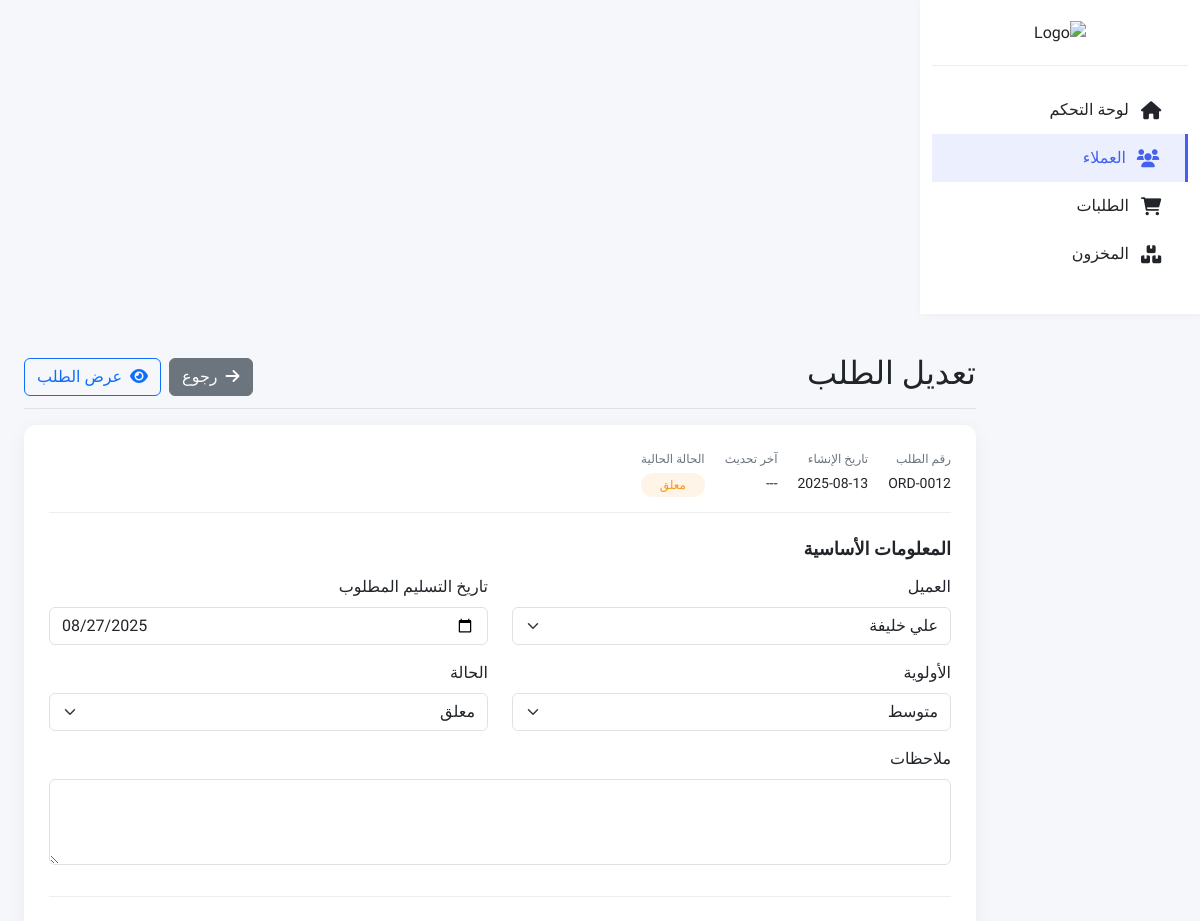
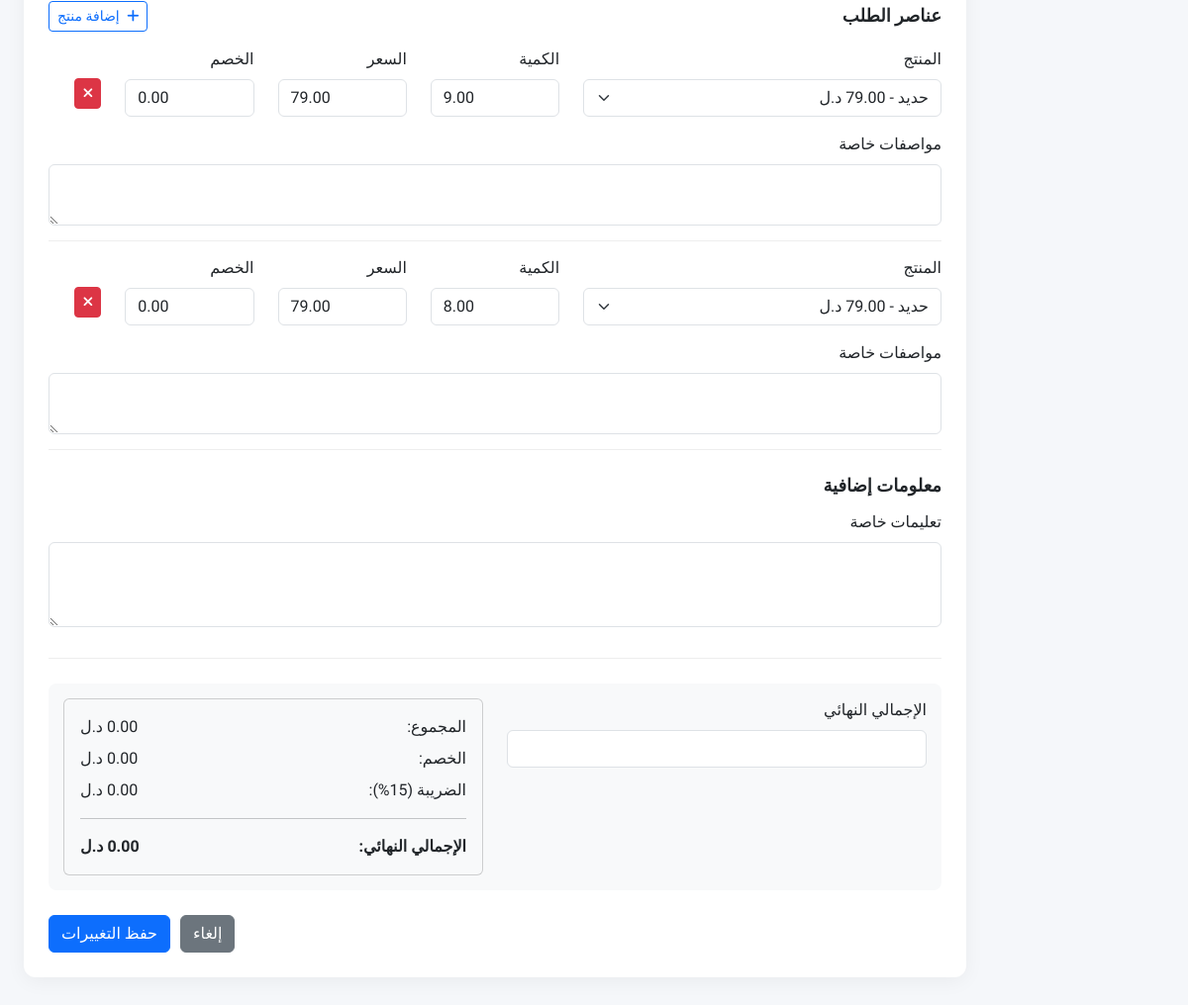
The page /edit_order.php?id=12 (signed in) on the database its author committed (2 pictures, top to bottom).
### tables this page shows
CREATE TABLE `orders` (
  `order_id` int(11) NOT NULL,
  `customer_id` int(11) NOT NULL,
  `order_date` timestamp NOT NULL DEFAULT current_timestamp(),
  `required_date` date DEFAULT NULL,
  `completed_date` timestamp NULL DEFAULT NULL,
  `status` enum('pending','approved','rejected','completed','design','production','ready','delivered','cancelled') DEFAULT 'pending',
  `approved_by` int(11) DEFAULT NULL,
  `approved_at` datetime DEFAULT NULL,
  `rejection_reason` text DEFAULT NULL,
  `priority` enum('low','medium','high','urgent') DEFAULT 'medium',
  `notes` text DEFAULT NULL,
  `created_by` int(11) NOT NULL
);

CREATE TABLE `customers` (
  `customer_id` int(11) NOT NULL,
  `name` varchar(100) NOT NULL,
  `phone` varchar(20) NOT NULL,
  `email` varchar(100) DEFAULT NULL,
  `address` text DEFAULT NULL,
  `company_name` varchar(100) DEFAULT NULL,
  `tax_number` varchar(50) DEFAULT NULL,
  `is_vip` tinyint(1) DEFAULT 0,
  `notes` text DEFAULT NULL,
  `created_by` int(11) NOT NULL,
  `created_at` timestamp NOT NULL DEFAULT current_timestamp(),
  `updated_at` timestamp NULL DEFAULT NULL ON UPDATE current_timestamp(),
  `id_proof_path` varchar(255) DEFAULT NULL COMMENT 'مسار ملف إثبات الهوية',
  `document_type` enum('id','commercial_license','other') DEFAULT NULL
);

CREATE TABLE `order_items` (
  `order_item_id` int(11) NOT NULL,
  `order_id` int(11) NOT NULL,
  `item_id` int(11) NOT NULL,
  `quantity` decimal(10,2) NOT NULL,
  `unit_price` decimal(10,2) NOT NULL,
  `discount` decimal(10,2) DEFAULT 0.00,
  `specifications` text DEFAULT NULL,
  `status` enum('pending','in_progress','completed','cancelled') DEFAULT 'pending'
);

CREATE TABLE `inventory` (
  `item_id` int(11) NOT NULL,
  `name` varchar(100) NOT NULL,
  `description` text DEFAULT NULL,
  `category_id` int(11) DEFAULT 1,
  `unit` enum('piece','pack','ream','box','kg','meter') NOT NULL,
  `current_quantity` decimal(10,2) DEFAULT 0.00,
  `min_quantity` decimal(10,2) DEFAULT 5.00,
  `cost_price` decimal(10,2) DEFAULT NULL,
  `selling_price` decimal(10,2) DEFAULT NULL,
  `barcode` varchar(50) DEFAULT NULL,
  `last_updated` timestamp NULL DEFAULT NULL ON UPDATE current_timestamp(),
  `image` varchar(255) DEFAULT 'default.png'
);

### edit_order.php (the view, shortened to what the rows shown need)
<?php
require_once __DIR__ . '/includes/db.php';
require_once __DIR__ . '/includes/functions.php';
$order_id = intval($_GET['id']);
try {
    $stmt = $db->prepare("
        SELECT o.*, c.name as customer_name, c.phone as customer_phone,
               c.email as customer_email, u.username as approved_by_name
        FROM orders o
        LEFT JOIN customers c ON o.customer_id = c.customer_id
        LEFT JOIN users u ON o.approved_by = u.user_id
        WHERE o.order_id = ?
    ");
    $stmt->execute([$order_id]);
    $order = $stmt->fetch(PDO::FETCH_ASSOC);
} catch (PDOException $e) {
    $_SESSION['error_message'] = "حدث خطأ أثناء جلب بيانات الطلب: " . $e->getMessage();
    header("Location: orders.php");
    exit();
}
try {
    $stmt = $db->prepare("
        SELECT oi.*, i.name as product_name, i.selling_price as default_price
        FROM order_items oi
        LEFT JOIN items i ON oi.item_id = i.item_id
        WHERE oi.order_id = ?
    ");
    $stmt->execute([$order_id]);
    $order_items = $stmt->fetchAll(PDO::FETCH_ASSOC);
} catch (PDOException $e) {
    $_SESSION['error_message'] = "حدث خطأ أثناء جلب عناصر الطلب: " . $e->getMessage();
    header("Location: orders.php");
    exit();
}
$customers = getCustomers($db);
$products = getProducts($db);
?>
<!DOCTYPE html>
<html lang="ar" dir="rtl">
<head>
    <link rel="stylesheet" href="https://cdnjs.cloudflare.com/ajax/libs/font-awesome/6.0.0-beta3/css/all.min.css">
    <link rel="stylesheet" href="https://cdn.jsdelivr.net/npm/bootstrap@5.3.0/dist/css/bootstrap.rtl.min.css">
    <link rel="stylesheet" href="css/style.css">
</head>
<body>
    <div class="container-fluid">
        <div class="row">
            <main class="col-md-9 ms-sm-auto col-lg-10 px-md-4 py-4">
                <div class="d-flex justify-content-between flex-wrap flex-md-nowrap align-items-center pt-3 pb-2 mb-3 border-bottom">
                    <h1 class="h2">تعديل الطلب</h1>
                </div>
                <div class="content-box">
                    <div class="order-header">
                        <div class="order-info">
                            <div class="info-item">
                                <span class="info-label">رقم الطلب</span>
                                <span class="info-value">ORD-<?= str_pad($order['order_id'], 4, '0', STR_PAD_LEFT) ?></span>
                            </div>
                            <div class="info-item">
                                <span class="info-label">تاريخ الإنشاء</span>
                                <span class="info-value"><?= date('Y-m-d', strtotime($order['order_date'])) ?></span>
                            </div>
                            <div class="info-item">
                                <span class="info-label">الحالة الحالية</span>
                                <?php
                                $statusConfig = [
                                    'pending' => ['label' => 'معلق', 'class' => 'badge-pending'],
                                    'approved' => ['label' => 'تمت الموافقة', 'class' => 'badge-approved'],
                                    'design' => ['label' => 'تصميم', 'class' => 'badge-design'],
                                    'production' => ['label' => 'إنتاج', 'class' => 'badge-production'],
                                    'ready' => ['label' => 'جاهز', 'class' => 'badge-ready'],
                                    'delivered' => ['label' => 'تم التسليم', 'class' => 'badge-delivered'],
                                    'completed' => ['label' => 'مكتمل', 'class' => 'badge-completed'],
                                    'cancelled' => ['label' => 'ملغى', 'class' => 'badge-cancelled'],
                                    'rejected' => ['label' => 'مرفوض', 'class' => 'badge-rejected']
                                ];
                                ?>
                                <span class="badge <?= $statusConfig[$order['status']]['class'] ?? 'badge-secondary' ?>">
                                    <?= $statusConfig[$order['status']]['label'] ?? $order['status'] ?>
                                </span>
                            </div>
                        </div>
                    </div>
                    <form id="orderForm" method="POST">
                        <div class="form-section">
                            <div class="row">
                                <div class="col-md-6 mb-3">
                                    <label for="customer_id" class="form-label">العميل</label>
                                    <select class="form-select" id="customer_id" name="customer_id" required>
                                        <?php foreach($customers as $customer): ?>
                                        <option value="<?= $customer['customer_id'] ?>"
                                            <?= $customer['customer_id'] == $order['customer_id'] ? 'selected' : '' ?>>
                                            <?= htmlspecialchars($customer['name']) ?>
                                        </option>
                                        <?php endforeach; ?>
                                    </select>
                                </div>
                                <div class="col-md-6 mb-3">
                                    <label for="required_date" class="form-label">تاريخ التسليم المطلوب</label>
                                    <input type="date" class="form-control" id="required_date" name="required_date"
                                           value="<?= !empty($order['required_date']) ? date('Y-m-d', strtotime($order['required_date'])) : '' ?>" required>
                                </div>
                            </div>
                            <div class="row">
                                <div class="col-md-6 mb-3">
                                    <label for="priority" class="form-label">الأولوية</label>
                                    <select class="form-select" id="priority" name="priority">
                                        <option value="medium" <?= $order['priority'] == 'medium' || empty($order['priority']) ? 'selected' : '' ?>>متوسط</option>
                                    </select>
                                </div>
                                <div class="col-md-6 mb-3">
                                    <label for="status" class="form-label">الحالة</label>
                                    <select class="form-select" id="status" name="status">
                                        <option value="pending" <?= $order['status'] == 'pending' ? 'selected' : '' ?>>معلق</option>
                                    </select>
                                </div>
                            </div>
                        </div>
                        <div class="form-section">
                            <div id="orderItemsContainer">
                                <?php if(empty($order_items)): ?>
                                    <div class="order-item-row">
                                        <div class="row">
                                            <div class="col-md-5 mb-2">
                                                <label class="form-label">المنتج</label>
                                                <select class="form-select product-select" name="items[0][product_id]" required>
                                                    <option value="">اختر منتج...</option>
                                                    <?php foreach($products as $product): ?>
                                                    <option value="<?= $product['item_id'] ?>"
                                                        data-price="<?= $product['selling_price'] ?>">
                                                        <?= htmlspecialchars($product['name']) ?> - <?= number_format($product['selling_price'], 2) ?> د.ل
                                                    </option>
                                                    <?php endforeach; ?>
                                                </select>
                                            </div>
                                            <div class="col-md-2 mb-2">
                                                <label class="form-label">الكمية</label>
                                                <input type="number" class="form-control quantity" name="items[0][quantity]" value="1" min="1" required>
                                            </div>
                                            <div class="col-md-2 mb-2">
                                                <label class="form-label">السعر</label>
                                                <input type="number" class="form-control price" name="items[0][price]" step="0.01" required>
                                            </div>
                                            <div class="col-md-2 mb-2">
                                                <label class="form-label">الخصم</label>
                                                <input type="number" class="form-control discount" name="items[0][discount]" value="0" min="0" step="0.01">
                                            </div>
                                            <div class="col-md-1 d-flex align-items-end mb-2">
                                                <button type="button" class="btn btn-sm btn-danger remove-item">
                                                    <i class="fas fa-times"></i>
                                                </button>
                                            </div>
                                        </div>
                                        <div class="row mt-2">
                                            <div class="col-md-12">
                                                <label class="form-label">مواصفات خاصة</label>
                                                <textarea class="form-control specifications" name="items[0][specifications]" rows="2"></textarea>
                                            </div>
                                        </div>
                                    </div>
                                <?php else: ?>
                                    <?php foreach($order_items as $index => $item): ?>
                                    <div class="order-item-row">
                                        <div class="row">
                                            <div class="col-md-5 mb-2">
                                                <label class="form-label">المنتج</label>
                                                <select class="form-select product-select" name="items[<?= $index ?>][product_id]" required>
                                                    <?php foreach($products as $product): ?>
                                                    <option value="<?= $product['item_id'] ?>"
                                                        data-price="<?= $product['selling_price'] ?>"
                                                        <?= $product['item_id'] == $item['item_id'] ? 'selected' : '' ?>>
                                                        <?= htmlspecialchars($product['name']) ?> - <?= number_format($product['selling_price'], 2) ?> د.ل
                                                    </option>
                                                    <?php endforeach; ?>
                                                </select>
                                            </div>
                                            <div class="col-md-2 mb-2">
                                                <label class="form-label">الكمية</label>
                                                <input type="number" class="form-control quantity" name="items[<?= $index ?>][quantity]"
                                                       value="<?= $item['quantity'] ?>" min="1" required>
                                            </div>
                                            <div class="col-md-2 mb-2">
                                                <label class="form-label">السعر</label>
                                                <input type="number" class="form-control price" name="items[<?= $index ?>][price]"
                                                       value="<?= $item['unit_price'] ?>" step="0.01" required>
                                            </div>
                                            <div class="col-md-2 mb-2">
                                                <label class="form-label">الخصم</label>
                                                <input type="number" class="form-control discount" name="items[<?= $index ?>][discount]"
                                                       value="<?= $item['discount'] ?>" min="0" step="0.01">
                                            </div>
                                            <div class="col-md-1 d-flex align-items-end mb-2">
                                                <button type="button" class="btn btn-sm btn-danger remove-item">
                                                    <i class="fas fa-times"></i>
                                                </button>
                                            </div>
                                        </div>
                                        <div class="row mt-2">
                                            <div class="col-md-12">
                                                <label class="form-label">مواصفات خاصة</label>
                                                <textarea class="form-control specifications" name="items[<?= $index ?>][specifications]" rows="2"><?= htmlspecialchars($item['specifications'] ?? '') ?></textarea>
                                            </div>
                                        </div>
                                    </div>
                                    <?php endforeach; ?>
                                <?php endif; ?>
                            </div>
                        </div>
                    </form>
                </div>
            </main>
        </div>
    </div>
</body>
</html>

### rows shown on the page
orders: order_id "0012", order_date "2025-08-13", status "معلق", customer_id "علي خليفة", required_date "08/27/2025", priority "متوسط"
order_items: item.name "حديد - 79.00 د.ل", quantity "9.00", unit_price "79.00", discount "0.00"
order_items: item.name "حديد - 79.00 د.ل", quantity "8.00", unit_price "79.00", discount "0.00"
